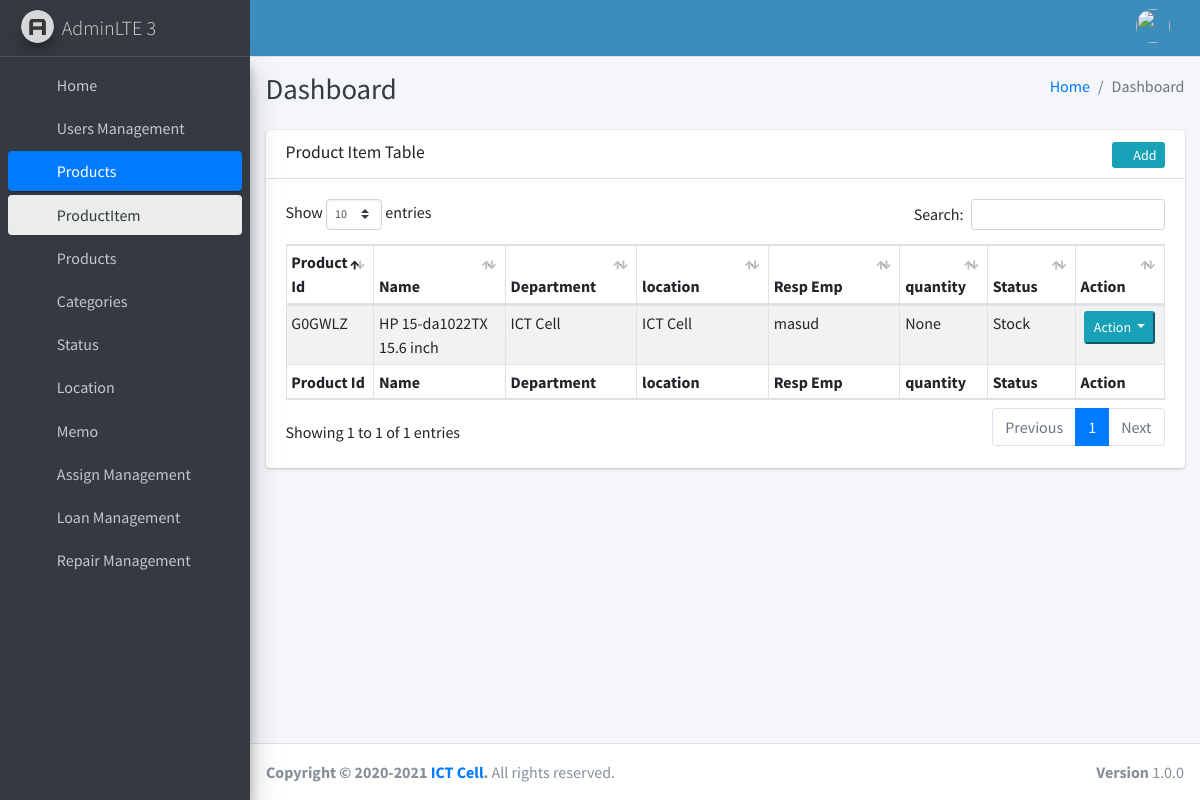
Screenshot of /products/productItem/ with the database file from the repository.
### products/models.py (models this page shows, shortened)
class TimeStampedModel(models.Model):
    created_at = models.DateTimeField(auto_now_add=True)
    modified_at = models.DateTimeField(auto_now=True)
    class Meta:
        abstract = True

class ProductItem(TimeStampedModel):
    name = models.CharField(max_length=200)
    actual_cost = models.DecimalField(max_digits=15, decimal_places=2, blank=True, null=True)
    depreciation = models.DecimalField(max_digits=15, decimal_places=2, blank=True, null=True)
    description = models.TextField(blank=True, null=True)
    purchase_date = models.DateField(verbose_name='Purchase Date', blank=True, null=True)
    department = models.ForeignKey(Department, verbose_name='Department', on_delete=models.CASCADE)
    location = models.ForeignKey(Location, verbose_name='Location', on_delete=models.CASCADE)
    memo = models.ForeignKey(Memo, verbose_name='Memo', on_delete=models.CASCADE)
    resp_emp = models.ForeignKey(settings.AUTH_USER_MODEL, verbose_name='Employee', on_delete=models.CASCADE)
    product = models.ForeignKey(Product, verbose_name='Product', on_delete=models.CASCADE)
    parent_id = models.ForeignKey('self', null=True, blank=True, on_delete=models.CASCADE, unique=False)
    category = models.ForeignKey(Category, on_delete=models.CASCADE)
    serial_no = models.CharField(max_length=200, blank=True, null=True)
    product_item_id = models.CharField(max_length=32, blank=True, null=True, unique=True)
    product_item_status = models.CharField(max_length=20, blank=True, null=True, choices=PRODUCT_ITEM_STATUS )
    quantity = models.DecimalField(max_digits=15, decimal_places=2, null=True, blank=True)
    qr_code_key = models.ImageField(upload_to='qr_code/', blank=True, null=True)
    rf_id_key = models.CharField(max_length=200, blank=True, null=True)
    expiry_date = models.DateField(blank=True, null=True)
    warranty_type = models.CharField(max_length=10, choices=TYPE, blank=True, null=True)
    warranty_date = models.DateField(blank=True, null=True)
    status = models.ForeignKey(Status, verbose_name='Status', on_delete=models.DO_NOTHING, null=True, blank=True)
    slug = models.SlugField(editable=False)

class Location(TimeStampedModel):
    name = models.CharField(max_length=255)
    description = models.TextField(blank=True, null=True)
    slug = models.SlugField(editable=False)

class Status(TimeStampedModel):
    name = models.CharField(max_length=200)
    description = models.TextField(blank=True, null=True)
    slug = models.SlugField(editable=False)
    def __str__(self):
        return self.name

### employees/models.py (models this page shows, shortened)
class TimeStampedModel(models.Model):
    created_at = models.DateTimeField(auto_now_add=True, auto_now=False, blank=True, null=True)
    modified_at = models.DateTimeField(auto_now=True, blank=True, null=True)
    class Meta:
        abstract = True

class Department(TimeStampedModel):
    name = models.CharField(max_length=200)
    code = models.CharField(max_length=20, blank=True, null=True)
    acronym = models.CharField(max_length=200, blank=True, null=True)
    description = models.TextField(blank=True, null=True)
    office_type = models.CharField(max_length=10, choices=DEPARTMENT_TYPE, default='ac')
    faculty = models.ForeignKey(Faculty, on_delete=models.PROTECT, related_name='departments')
    slug = models.SlugField(editable=False)

### products/views.py (the view)
# urls.py: path('productItem/', ProductItemListView.as_view(), name='product_item_list'),
class ProductItemListView(ListView):
    template_name = 'products/productitem/product_item_list.html'
    model = ProductItem
    context_object_name = "product_items"

### templates/products/productitem/product_item_list.html (shortened to what this page needs)
{% extends '_base.html' %}
{% block content %}
    <div class="row">
        <div class="col-12">
            <div class="card">
                <div class="card-header">
                    <h3 class="card-title">Product Item Table</h3>
                    <div class="float-right">
                        <a class="btn-sm bg-info" href="{% url 'product_item_create' %}">
                            <i class="fas fa-plus"></i> Add
                        </a>
                    </div>
                </div>
                <div class="card-body">
                    <table id="example1" class="table table-bordered table-striped table-sm">
                        <colgroup>
                            <col span="1" style="width: 10%;">
                            <col span="1" style="width: 15%;">
                            <col span="1" style="width: 15%;">
                            <col span="1" style="width: 15%;">
                            <col span="1" style="width: 15%;">
                            <col span="1" style="width: 10%;">
                            <col span="1" style="width: 10%;">
                            <col span="1" style="width: 10%;">
                        </colgroup>
                        <thead>
                        <tr>
                            <th>Product Id</th>
                            <th>Name</th>
                            <th>Department</th>
                             <th>location</th>
                             <th>Resp Emp</th>
                             <th>quantity</th>
                             <th>Status</th>
                            <th>Action</th>
                        </tr>
                        </thead>
                        <tbody>
                        {% for product_item in product_items %}
                            <tr>
                                <td>{{ product_item.product_item_id }}</td>
                                <td>{{ product_item.name }}</td>
                                <td>{{ product_item.department.name }}</td>
                                 <td>{{ product_item.location.name }}</td>
                                 <td>{{ product_item.resp_emp.username }}</td>
                                 <td>{{ product_item.quantity }}</td>
                                 <td>{{ product_item.status }}</td>
                                <td class="text-center">
                                    <div class="btn-group">
                                      <button type="button" class="btn-sm btn-info dropdown-toggle" data-toggle="dropdown" aria-haspopup="true" aria-expanded="false">
                                        Action
                                      </button>
                                    </div>
                                </td>
                            </tr>
                        {% endfor %}
                        </tbody>
                        <tfoot>
                        <tr>
                             <th>Product Id</th>
                            <th>Name</th>
                            <th>Department</th>
                             <th>location</th>
                             <th>Resp Emp</th>
                             <th>quantity</th>
                             <th>Status</th>
                            <th>Action</th>
                        </tr>
                        </tfoot>
                    </table>
                </div>
            </div>
        </div>
    </div>
{% endblock %}

### rows the page displays
ProductItem: product_item_id "G0GWLZ", name "HP 15-da1022TX 15.6 inch", department.name "ICT Cell", location.name "ICT Cell", resp_emp.username "masud", quantity "None", status "Stock"
